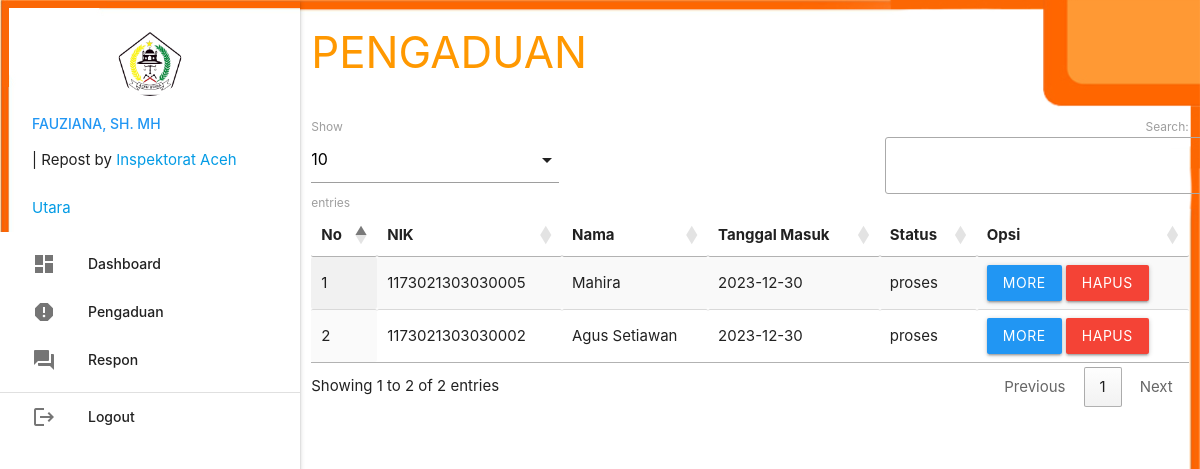
Page /petugas/index.php?p=pengaduan (signed in) on the committed database.
### tables this page shows
CREATE TABLE `pengaduan` (
  `id_pengaduan` int(5) NOT NULL AUTO_INCREMENT,
  `tgl_pengaduan` varchar(20) NOT NULL,
  `nik` varchar(16) NOT NULL,
  `isi_laporan` text NOT NULL,
  `foto` varchar(255) NOT NULL,
  `status` enum('proses','selesai') NOT NULL,
  PRIMARY KEY (`id_pengaduan`)
);

CREATE TABLE `masyarakat` (
  `nik` varchar(16) NOT NULL,
  `nama` varchar(35) NOT NULL,
  `username` varchar(25) NOT NULL,
  `password` varchar(255) NOT NULL,
  `telp` varchar(13) NOT NULL,
  PRIMARY KEY (`nik`)
);

### petugas/pengaduan.php (the view, shortened to what this page needs)
       <div class="row">
         <div class="col s12 m9">
           <h3 class="orange-text">PENGADUAN</h3>
         </div>
       </div>
       <table id="example" class="display responsive-table" style="width:100%">
         <thead>
             <tr>
			<th>No</th>
			<th>NIK</th>
			<th>Nama</th>
			<th>Tanggal Masuk</th>
			<th>Status</th>
			<th>Opsi</th>
             </tr>
         </thead>
         <tbody>
<?php
	$no=1;
	$query = mysqli_query($koneksi,"SELECT * FROM pengaduan INNER JOIN masyarakat ON pengaduan.nik=masyarakat.nik WHERE pengaduan.status='proses' ORDER BY pengaduan.id_pengaduan DESC");
	while ($r=mysqli_fetch_assoc($query)) { ?>
	<tr>
		<td><?php echo $no++; ?></td>
		<td><?php echo $r['nik']; ?></td>
		<td><?php echo $r['nama']; ?></td>
		<td><?php echo $r['tgl_pengaduan']; ?></td>
		<td><?php echo $r['status']; ?></td>
		<td><a class="btn modal-trigger blue" href="#more?id_pengaduan=<?php echo $r['id_pengaduan'] ?>">More</a>  <a class="btn red" onclick="return confirm('Anda Yakin Ingin Menghapus Y/N')" href="index.php?p=pengaduan_hapus&id_pengaduan=<?php echo $r['id_pengaduan'] ?>">Hapus</a></td>
	</tr>
           <?php  }
            ?>
         </tbody>
       </table>

### rows in the picture
pengaduan: masyarakat.nik "1173021303030005", masyarakat.nama "Mahira", tgl_pengaduan "2023-12-30", status "proses"
pengaduan: masyarakat.nik "1173021303030002", masyarakat.nama "Agus Setiawan", tgl_pengaduan "2023-12-30", status "proses"

### other values in the picture
$_SESSION['data']['nama_petugas'] "FAUZIANA, SH. MH"
